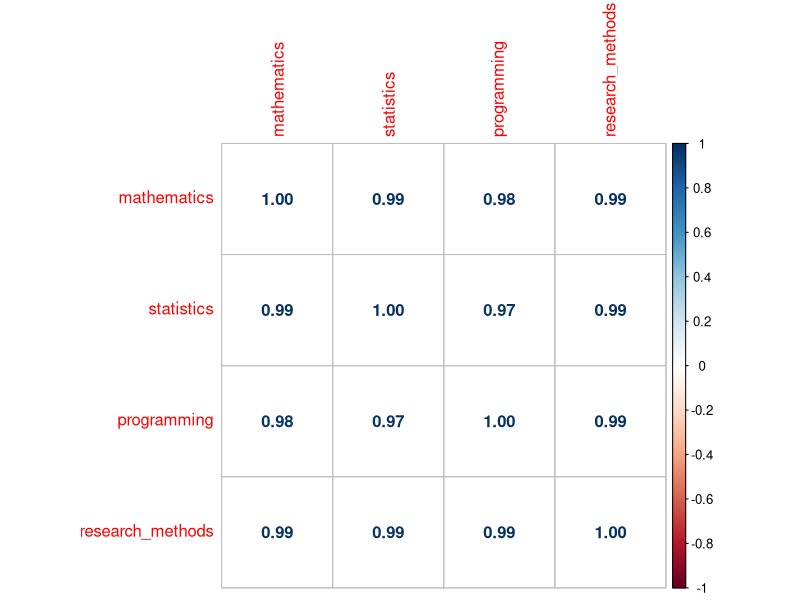
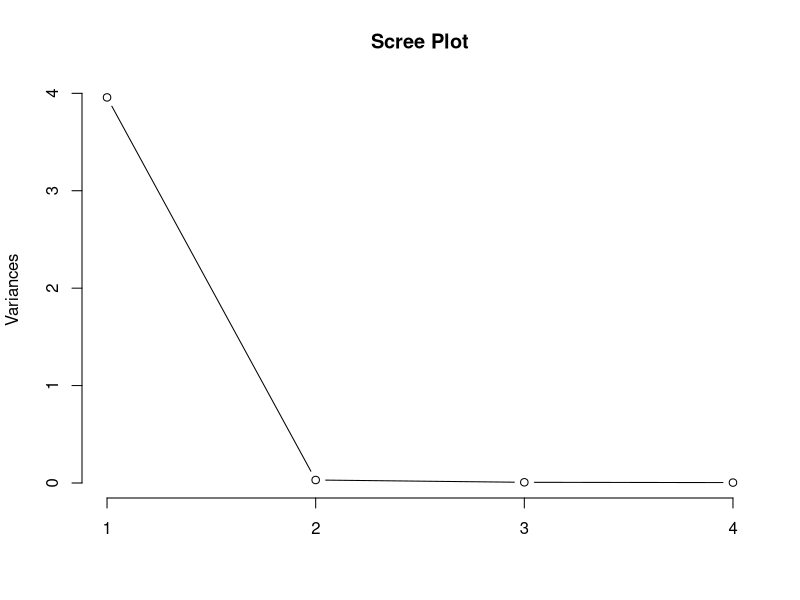
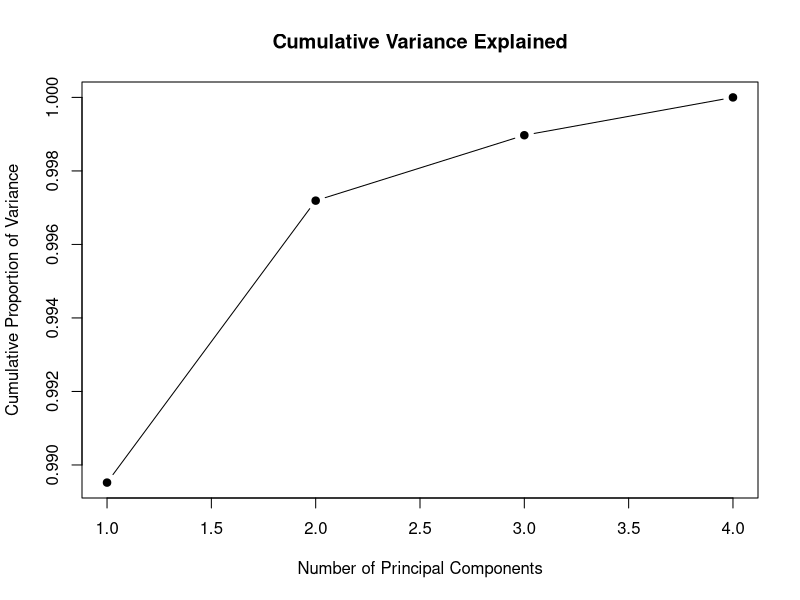
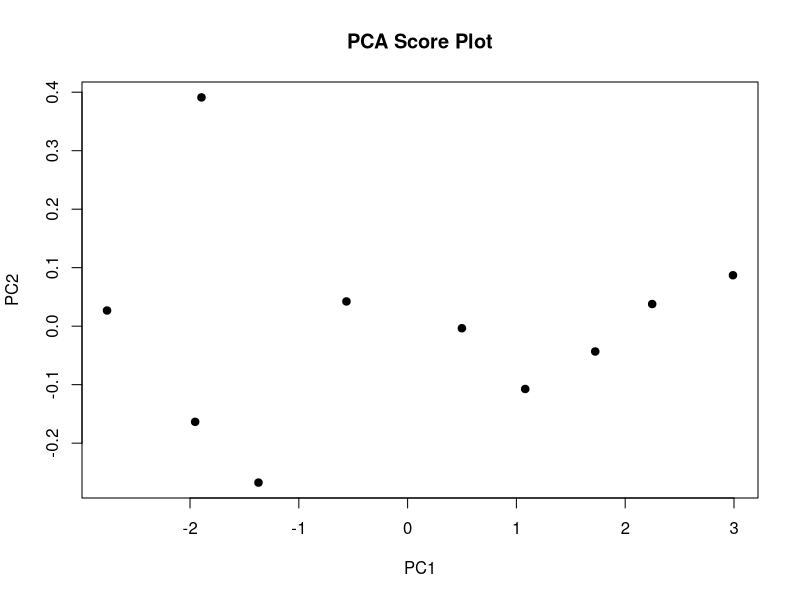
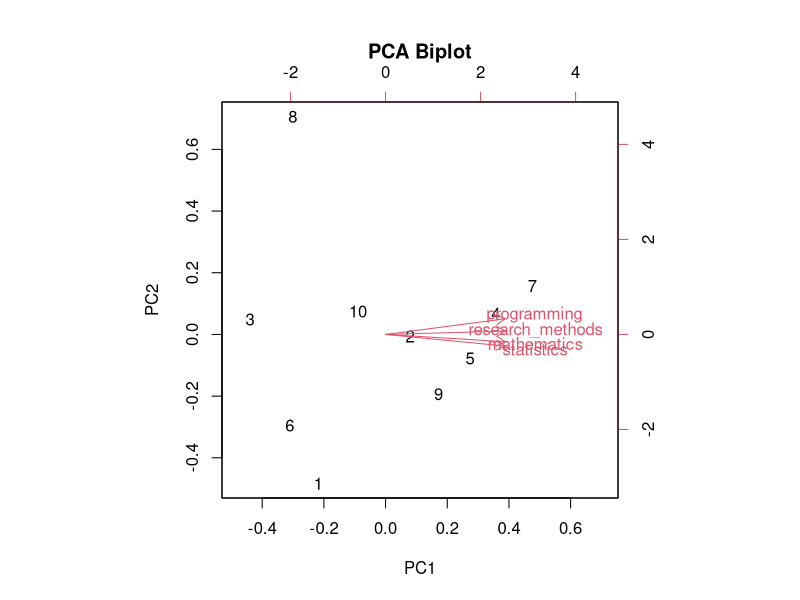

R code for these plots, in order:
# Principal Component Analysis (PCA)
# This script introduces Principal Component Analysis
# as a dimensionality reduction technique.
#
# PCA transforms correlated variables into a smaller
# number of uncorrelated components while preserving
# as much variation in the data as possible.


# --------------------------------------------------
# 1. Create a sample dataset
# --------------------------------------------------

students <- data.frame(
  mathematics = c(
    75, 82, 68, 90, 88,
    72, 95, 70, 85, 78
  ),
  statistics = c(
    78, 85, 70, 92, 90,
    75, 94, 73, 88, 80
  ),
  programming = c(
    70, 80, 65, 88, 85,
    68, 92, 72, 82, 76
  ),
  research_methods = c(
    76, 84, 72, 91, 89,
    74, 93, 75, 86, 79
  )
)

students


# --------------------------------------------------
# 2. Explore the variables
# --------------------------------------------------

summary(students)

str(students)

cor(students)


# --------------------------------------------------
# 3. Visualise the correlation matrix
# --------------------------------------------------

correlation_matrix <- cor(
  students
)

correlation_matrix

# A heatmap can be created using packages such as
# corrplot.
#
# Install once if necessary:
# install.packages("corrplot")

library(corrplot)

corrplot(
  correlation_matrix,
  method = "number"
)


# --------------------------------------------------
# 4. Standardise the variables
# --------------------------------------------------

# PCA is sensitive to differences in measurement scale.
#
# scale() standardises each variable to:
#
# Mean = 0
# Standard deviation = 1

students_scaled <- scale(
  students
)

students_scaled


# --------------------------------------------------
# 5. Perform PCA
# --------------------------------------------------

pca_model <- prcomp(
  students_scaled,
  center = TRUE,
  scale. = TRUE
)

pca_model


# --------------------------------------------------
# 6. PCA summary
# --------------------------------------------------

summary(
  pca_model
)


# The summary provides:
#
# Standard deviation of each component
# Proportion of variance explained
# Cumulative proportion of variance explained


# --------------------------------------------------
# 7. Standard deviations of components
# --------------------------------------------------

pca_model$sdev


# --------------------------------------------------
# 8. Variance explained
# --------------------------------------------------

variance_explained <- pca_model$sdev^2

variance_explained


# Proportion of variance explained

proportion_variance <- (
  variance_explained /
    sum(variance_explained)
)

proportion_variance


# Cumulative variance explained

cumulative_variance <- cumsum(
  proportion_variance
)

cumulative_variance


# --------------------------------------------------
# 9. Create a PCA summary table
# --------------------------------------------------

pca_summary <- data.frame(
  component = paste0(
    "PC",
    seq_along(proportion_variance)
  ),
  eigenvalue = variance_explained,
  proportion_variance =
    proportion_variance,
  cumulative_variance =
    cumulative_variance
)

pca_summary


# --------------------------------------------------
# 10. Scree plot
# --------------------------------------------------

plot(
  pca_model,
  type = "l",
  main = "Scree Plot"
)


# --------------------------------------------------
# 11. Cumulative variance plot
# --------------------------------------------------

plot(
  cumulative_variance,
  type = "b",
  pch = 19,
  xlab = "Number of Principal Components",
  ylab = "Cumulative Proportion of Variance",
  main = "Cumulative Variance Explained"
)

abline(
  h = 0.80,
  lty = 2
)


# --------------------------------------------------
# 12. PCA loadings
# --------------------------------------------------

pca_model$rotation


# Loadings indicate the contribution of the
# original variables to each principal component.


# --------------------------------------------------
# 13. Inspect the first principal component
# --------------------------------------------------

pca_model$rotation[, 1]


# --------------------------------------------------
# 14. Inspect the second principal component
# --------------------------------------------------

pca_model$rotation[, 2]


# --------------------------------------------------
# 15. Principal component scores
# --------------------------------------------------

pca_scores <- pca_model$x

pca_scores


# --------------------------------------------------
# 16. Use the first two principal components
# --------------------------------------------------

plot(
  pca_scores[, 1],
  pca_scores[, 2],
  pch = 19,
  xlab = "PC1",
  ylab = "PC2",
  main = "PCA Score Plot"
)


# --------------------------------------------------
# 17. Biplot
# --------------------------------------------------

biplot(
  pca_model,
  main = "PCA Biplot"
)


# --------------------------------------------------
# 18. Dimension reduction
# --------------------------------------------------

# Suppose the first two components explain
# a sufficiently large proportion of the total
# variance.
#
# We can represent the original four variables
# using two principal components.

reduced_data <- pca_scores[
  ,
  1:2
]

reduced_data


# --------------------------------------------------
# 19. Reconstructing the data conceptually
# --------------------------------------------------

# PCA represents the original variables as
# linear combinations of principal components.
#
# General form:
#
# PC1 =
# loading1(X1)
# + loading2(X2)
# + ...
#
# Each principal component is a linear combination
# of the original standardised variables.


# --------------------------------------------------
# 20. Eigenvalues
# --------------------------------------------------

# Eigenvalues represent the amount of variance
# explained by each principal component.

eigenvalues <- pca_model$sdev^2

eigenvalues


# Kaiser criterion:
#
# For standardised variables, components with
# eigenvalues greater than 1 are sometimes retained.
#
# This is a rule of thumb and should not be used
# automatically.


# --------------------------------------------------
# 21. Missing values
# --------------------------------------------------

# prcomp() does not directly handle missing values.
#
# Example:
#
# students_with_na <- students
# students_with_na[1, 1] <- NA
#
# pca_model <- prcomp(
#   students_with_na,
#   scale. = TRUE
# )
#
# This would produce an error because of NA values.
#
# Missing data should therefore be handled appropriately
# before PCA.


# --------------------------------------------------
# 22. Important considerations
# --------------------------------------------------

# PCA is generally appropriate when:
#
# - Several quantitative variables are available
# - Variables may be correlated
# - Dimensionality reduction is useful
# - A smaller set of components is desirable
#
# Important considerations include:
#
# - Variable scaling
# - Correlation structure
# - Sample size
# - Number of variables
# - Missing data
# - Interpretation of loadings
# - Number of components retained


# --------------------------------------------------
# 23. PCA interpretation
# --------------------------------------------------

# PCA does not automatically identify meaningful
# "latent factors".
#
# Principal components are mathematical
# transformations of the original variables.
#
# Interpretation depends on the loading pattern.
#
# For example:
#
# If PC1 has high positive loadings for:
#
# Mathematics
# Statistics
# Programming
# Research Methods
#
# PC1 may represent a general academic
# performance dimension.
#
# This interpretation must be supported by
# the loading structure and research context.


# --------------------------------------------------
# 24. PCA vs original variables
# --------------------------------------------------

# Original data:
#
# X1 X2 X3 X4
#
# PCA:
#
# PC1 PC2 PC3 PC4
#
# The principal components are:
#
# - Linear combinations of original variables
# - Ordered by variance explained
# - Orthogonal to one another
#
# Therefore, PCA can reduce dimensionality
# while retaining much of the information
# contained in the original variables.


# --------------------------------------------------
# 25. Statistical interpretation
# --------------------------------------------------

# PCA can be used to:
#
# - Reduce dimensionality
# - Handle correlated predictors
# - Create composite dimensions
# - Visualise high-dimensional data
# - Prepare data for subsequent modelling
#
# PCA is especially useful when many variables
# contain overlapping information.


# Key idea:
#
# PCA transforms:
#
# Many correlated variables
#          ↓
# Fewer principal components
#
# The goal is to retain as much variation
# as possible using fewer dimensions.
#
# Always interpret PCA using:
#
# - Variance explained
# - Loadings
# - Score structure
# - Research context
